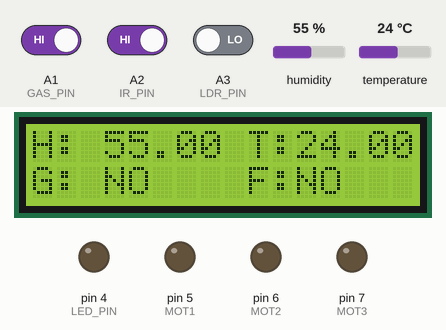
A sketch run on a simulated Arduino Uno, built with avr-gcc and run on an emulated ATmega328P. On the bench: 16×2 character LCD, output pins drawn as LEDs (lit = HIGH). Inputs (shaded band) come from the test bench; at power-on: A1 (GAS_PIN) HIGH, A2 (IR_PIN) HIGH, A3 (LDR_PIN) LOW, humidity 55 %, temperature 24 °C. The modem accepts every AT command (registered, SIM ready, sends succeed) and sends nothing else; not simulated (calls return 0 or success): secrets.h; what the sketch prints to the serial monitor is not drawn.

Above: at 4.3 s.
4.4 s: A1 (GAS_PIN) driven LOW
At 19.5 s:
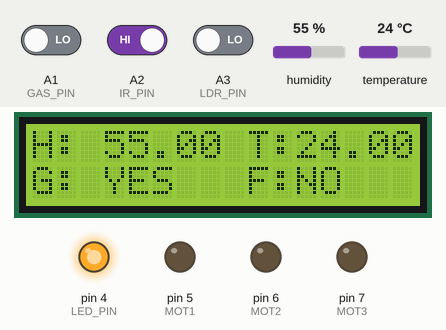
21.3 s: A2 (IR_PIN) driven LOW
At 36.1 s:
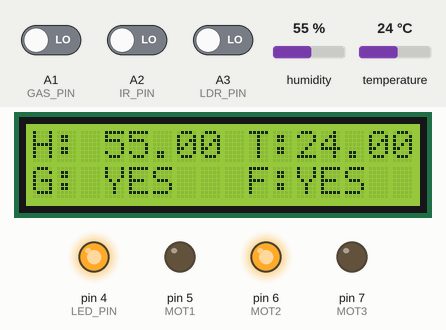
39.5 s: A1 (GAS_PIN) driven HIGH
At 54.3 s:
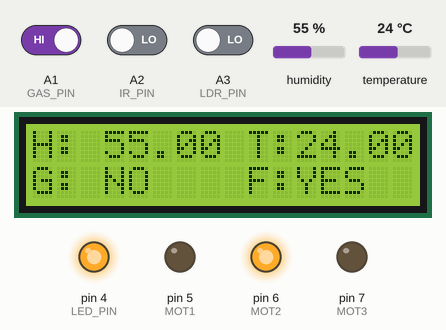
Timing chart, 0 to 56.2 s (numbered marks = the images above; inputs shaded):
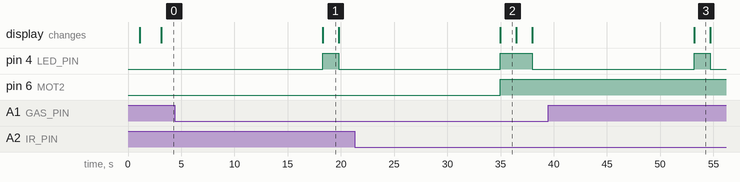

Measured:
- after the input at 4.4 s, pin 4 (LED_PIN): LOW → HIGH after 13.9 s, → LOW 1.5 s later; the display: changes after 13.9 s (image 1)
- after the input at 21.3 s, pin 6 (MOT2): LOW → HIGH after 13.7 s; the display: changes after 13.7 s (image 2)
- after the input at 39.5 s, the display: changes after 13.7 s (image 3)
- what the display in image 1 shows lasts 1.5 s, from 18.3 s to 19.8 s

The sketch:

vehicle_env_detection.ino
```cpp
/*
  Integrated Sensor Network for Vehicle Environment Detection
  Arduino Uno + DHT11 + MQ gas sensor + IR sensor + LDR + 16x2 LCD + ESP8266 (ThingSpeak)

  NOTE: This is a cleaned-up version of the sketch listing printed in the project report.
  The original listing was pasted into the report with broken formatting and some missing
  lines, so the structure (pins, thresholds, messages, upload fields) follows the report,
  and the helper functions (WiFi connect, ThingSpeak upload) were rewritten in the usual
  ESP8266 AT-command style. Check the three TODO pins against your own wiring before use.

  Libraries: "DHT sensor library" (Adafruit), LiquidCrystal (built in), SoftwareSerial (built in)
  Credentials: copy secrets.h.example to secrets.h and fill in your own values.
*/

#include <DHT.h>
#include <LiquidCrystal.h>
#include <SoftwareSerial.h>
#include "secrets.h"  // WIFI_SSID, WIFI_PASS, THINGSPEAK_API_KEY (not committed)

// ---------- Pins (from the report listing) ----------
const int LCD_RS = 13, LCD_EN = 12, LCD_D4 = 11, LCD_D5 = 10, LCD_D6 = 9, LCD_D7 = 8;
const int ESP_RX = 2, ESP_TX = 3;   // Arduino pins connected to the ESP8266 (SoftwareSerial)
#define DHT_PIN A0
#define DHT_TYPE DHT11
const int LED_PIN = 4;              // alert LED
const int MOT1 = 5;                 // output switched on when no light is detected (car light)
const int MOT2 = 6;                 // output switched on when the IR sensor detects something
const int MOT3 = 7;                 // not used in the listing

// TODO: these three input pins were not in the report listing. Set them to your wiring.
const int GAS_PIN = A1;             // gas sensor digital output (LOW = gas detected)
const int IR_PIN  = A2;             // IR sensor digital output (LOW = object detected)
const int LDR_PIN = A3;             // LDR module digital output (HIGH = no light)

// ---------- Thresholds (from the report listing) ----------
const float HUMIDITY_LIMIT_PCT = 80.0;
const float TEMPERATURE_LIMIT_C = 40.0;
const unsigned long UPLOAD_INTERVAL_MS = 15000;  // ThingSpeak free accounts allow one update per 15 s

LiquidCrystal lcd(LCD_RS, LCD_EN, LCD_D4, LCD_D5, LCD_D6, LCD_D7);
SoftwareSerial esp(ESP_RX, ESP_TX);
DHT dht(DHT_PIN, DHT_TYPE);

// ---------- ESP8266 helpers ----------
bool sendAT(const String &cmd, const char *expect, unsigned long timeoutMs) {
  esp.setTimeout(timeoutMs);
  esp.println(cmd);
  return esp.find(const_cast<char *>(expect));
}

bool connectWifi() {
  esp.setTimeout(8000);
  if (!sendAT("AT", "OK", 2000)) return false;
  sendAT("AT+CWMODE=1", "OK", 2000);
  String join = String("AT+CWJAP=\"") + WIFI_SSID + "\",\"" + WIFI_PASS + "\"";
  return sendAT(join, "OK", 8000);
}

bool uploadToThingSpeak(float humi, float temp, int gas, int ir, int ldr) {
  // Fields: 1 humidity, 2 temperature, 3 gas, 4 IR, 5 LDR
  String req = String("GET /update?api_key=") + THINGSPEAK_API_KEY +
               "&field1=" + String(humi) + "&field2=" + String(temp) +
               "&field3=" + String(gas) + "&field4=" + String(ir) +
               "&field5=" + String(ldr) + "\r\n\r\n";
  if (!sendAT("AT+CIPSTART=\"TCP\",\"api.thingspeak.com\",80", "OK", 4000)) return false;
  esp.println(String("AT+CIPSEND=") + req.length());
  if (!esp.find(const_cast<char *>(">"))) {
    esp.println("AT+CIPCLOSE");
    return false;
  }
  esp.print(req);
  return true;
}

// ---------- LCD helpers ----------
void showReadings(float humi, float temp, bool gasDetected, bool irDetected) {
  lcd.clear();
  lcd.setCursor(0, 0); lcd.print("H:");
  lcd.setCursor(3, 0); lcd.print(humi);
  lcd.setCursor(9, 0); lcd.print("T:");
  lcd.setCursor(11, 0); lcd.print(temp);
  lcd.setCursor(0, 1); lcd.print("G:");
  lcd.setCursor(3, 1); lcd.print(gasDetected ? "YES" : "NO");
  lcd.setCursor(9, 1); lcd.print("F:");               // second flag on the display: IR state
  lcd.setCursor(11, 1); lcd.print(irDetected ? "YES" : "NO");
}

void showAlert(const char *message) {
  digitalWrite(LED_PIN, HIGH);
  delay(1500);
  lcd.clear();
  lcd.print(message);
  digitalWrite(LED_PIN, LOW);
}

void setup() {
  pinMode(LED_PIN, OUTPUT);
  pinMode(MOT1, OUTPUT);
  pinMode(MOT2, OUTPUT);
  pinMode(MOT3, OUTPUT);
  pinMode(GAS_PIN, INPUT);
  pinMode(IR_PIN, INPUT);
  pinMode(LDR_PIN, INPUT);
  digitalWrite(LED_PIN, LOW);
  digitalWrite(MOT1, LOW);
  digitalWrite(MOT2, LOW);
  digitalWrite(MOT3, LOW);

  Serial.begin(9600);
  esp.begin(9600);
  dht.begin();
  lcd.begin(16, 2);
  lcd.print("WELCOME");
  delay(1000);

  Serial.println("Connecting to WiFi");
  lcd.clear();
  lcd.print("CONNECTING WIFI");
  uint8_t attempts = 0;
  while (!connectWifi()) {
    Serial.println("Trying to reconnect..");
    lcd.clear();
    lcd.print("TRYING TO RECONNECT");
    delay(1000);
    if (++attempts >= 5) break;   // keep running locally even without WiFi
  }
  lcd.clear();
  lcd.print(attempts >= 5 ? "NO WIFI" : "WIFI CONNECTED");
  delay(2000);
}

void loop() {
  float humi = dht.readHumidity();
  float temp = dht.readTemperature();
  int gas = digitalRead(GAS_PIN);
  int ir = digitalRead(IR_PIN);
  int ldr = digitalRead(LDR_PIN);

  if (isnan(humi) || isnan(temp)) {
    lcd.clear();
    lcd.print("DHT READ ERROR");
    delay(2000);
    return;
  }

  bool gasDetected = (gas == LOW);
  bool irDetected = (ir == LOW);
  bool noLight = (ldr == HIGH);

  // Outputs
  digitalWrite(MOT1, noLight ? HIGH : LOW);     // car light on when it is dark
  digitalWrite(MOT2, irDetected ? HIGH : LOW);  // IR event output

  showReadings(humi, temp, gasDetected, irDetected);

  // Alert messages, in the same order as the report listing
  if (humi > HUMIDITY_LIMIT_PCT) showAlert("HUMIDITY HIGH");
  if (temp > TEMPERATURE_LIMIT_C) showAlert("TEMP HIGH");
  if (gasDetected) showAlert("GAS DETECT");
  if (irDetected) showAlert("IR DETECT");
  if (noLight) showAlert("NO LIGHT");

  uploadToThingSpeak(humi, temp, gas, ir, ldr);

  delay(UPLOAD_INTERVAL_MS);   // wait before the next update
}
```
